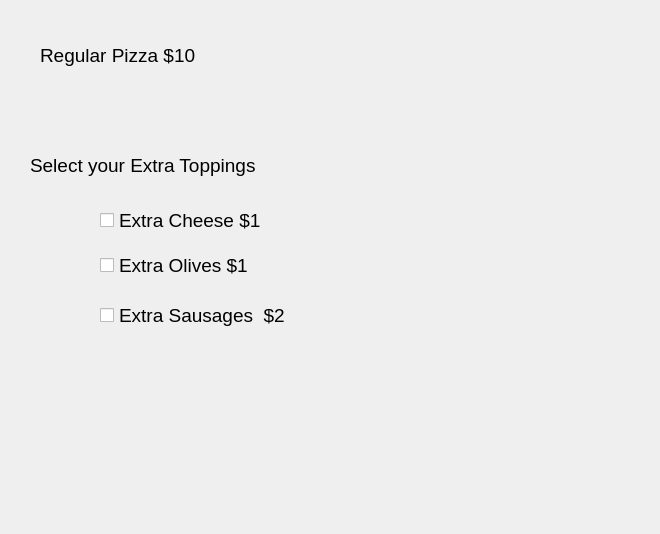
<?xml version="1.0" encoding="UTF-8"?>
<ui version="4.0">
 <class>Dialog</class>
 <widget class="QDialog" name="Dialog">
  <property name="geometry">
   <rect>
    <x>0</x>
    <y>0</y>
    <width>660</width>
    <height>534</height>
   </rect>
  </property>
  <property name="windowTitle">
   <string>Dialog</string>
  </property>
  <widget class="QCheckBox" name="checkBoxCheese">
   <property name="geometry">
    <rect>
     <x>100</x>
     <y>210</y>
     <width>161</width>
     <height>21</height>
    </rect>
   </property>
   <property name="font">
    <font>
     <pointsize>14</pointsize>
    </font>
   </property>
   <property name="text">
    <string>Extra Cheese $1</string>
   </property>
  </widget>
  <widget class="QLabel" name="label">
   <property name="geometry">
    <rect>
     <x>40</x>
     <y>30</y>
     <width>171</width>
     <height>51</height>
    </rect>
   </property>
   <property name="font">
    <font>
     <pointsize>14</pointsize>
    </font>
   </property>
   <property name="text">
    <string>Regular Pizza $10</string>
   </property>
  </widget>
  <widget class="QLabel" name="label_2">
   <property name="geometry">
    <rect>
     <x>30</x>
     <y>140</y>
     <width>271</width>
     <height>51</height>
    </rect>
   </property>
   <property name="font">
    <font>
     <pointsize>14</pointsize>
    </font>
   </property>
   <property name="text">
    <string>Select your Extra Toppings</string>
   </property>
  </widget>
  <widget class="QLabel" name="labelAmount">
   <property name="geometry">
    <rect>
     <x>140</x>
     <y>410</y>
     <width>271</width>
     <height>81</height>
    </rect>
   </property>
   <property name="font">
    <font>
     <pointsize>14</pointsize>
    </font>
   </property>
   <property name="text">
    <string/>
   </property>
  </widget>
  <widget class="QCheckBox" name="checkBoxOlives">
   <property name="geometry">
    <rect>
     <x>100</x>
     <y>250</y>
     <width>151</width>
     <height>31</height>
    </rect>
   </property>
   <property name="font">
    <font>
     <pointsize>14</pointsize>
    </font>
   </property>
   <property name="text">
    <string>Extra Olives $1</string>
   </property>
  </widget>
  <widget class="QCheckBox" name="checkBoxSausages">
   <property name="geometry">
    <rect>
     <x>100</x>
     <y>300</y>
     <width>211</width>
     <height>31</height>
    </rect>
   </property>
   <property name="font">
    <font>
     <pointsize>14</pointsize>
    </font>
   </property>
   <property name="text">
    <string>Extra Sausages  $2</string>
   </property>
  </widget>
 </widget>
 <resources/>
 <connections/>
</ui>
